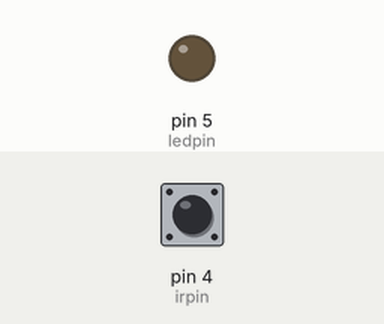
Recording of a sketch running on a simulated Arduino Uno, built with avr-gcc and run on an emulated ATmega328P. Parts: output pins drawn as LEDs (lit = HIGH). Dashed ring = blinking. Inputs (shaded band) come from the test bench; at power-on: pin 4 (irpin) HIGH. What the sketch prints to the serial monitor is not drawn.

Above: at 1.2 s.
1.3 s: pin 4 (irpin) driven LOW
At 1.9 s:
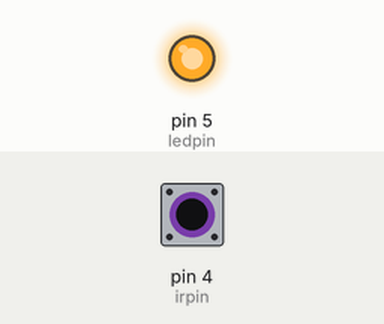
2.8 s: pin 4 (irpin) driven HIGH
At 3.1 s:
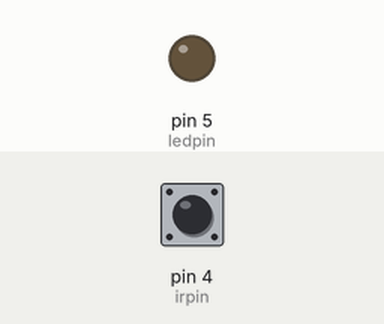
5.8 s: pin 4 (irpin) pulsed LOW 5 times (0.12 s each, 0.3 s apart)
At 8.0 s:
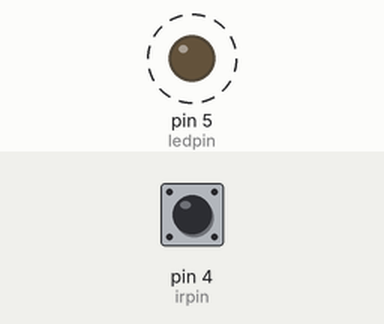
8.8 s: pin 4 (irpin) pulsed LOW 2 times (0.12 s each, 0.3 s apart)
At 10.6 s:
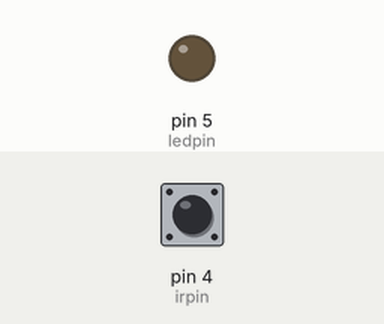
Timing chart, 0 to 12.1 s (numbered marks = the images above; inputs shaded):
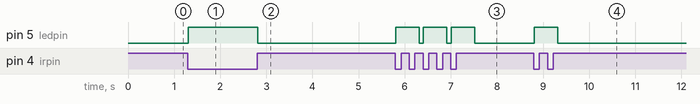

Measured:
- after the input at 1.3 s, pin 5 (ledpin): LOW → HIGH at once
- after the input at 2.8 s, pin 5 (ledpin): HIGH → LOW at once
- after the input at 5.8 s, pin 5 (ledpin): alternates HIGH for 0.51 s and LOW for 0.09 s, 6 changes in all, then stays LOW, starting at once
- after the input at 8.8 s, pin 5 (ledpin): LOW → HIGH at once, → LOW 0.51 s later

The sketch:

ir.ino
```cpp
#define ledpin 5
#define irpin 4
	void setup() {
  	// put your setup code here, to run once:
  	pinMode (ledpin,OUTPUT);
  	pinMode (irpin,INPUT);
  	Serial.begin(9600);

	}

	void loop() {
  	// put your main code here, to run repeatedly:
  	if(digitalRead(irpin)==0){
    	digitalWrite(ledpin,HIGH);
    	Serial.print("Detected");
     	delay(500);

    	}
    	else{
     	  digitalWrite(ledpin,LOW);
	      Serial.print("Not detected");
    }
  }
```
